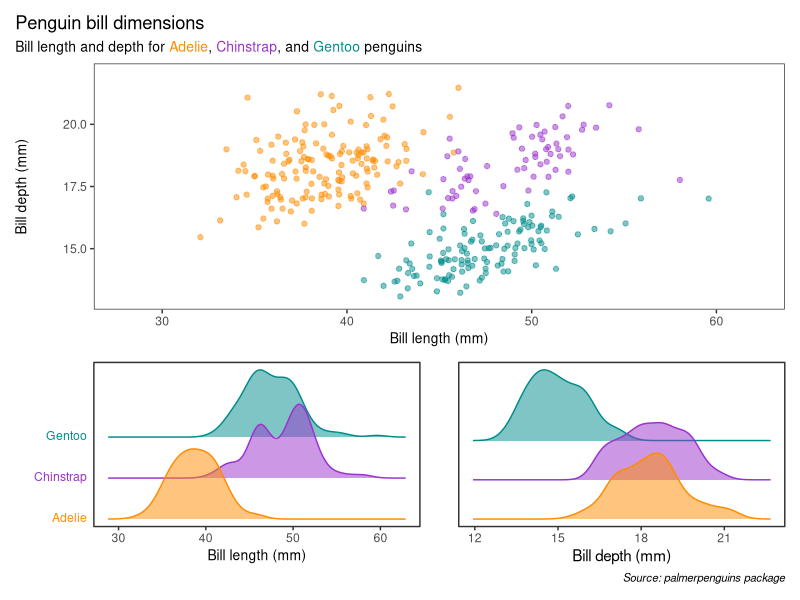
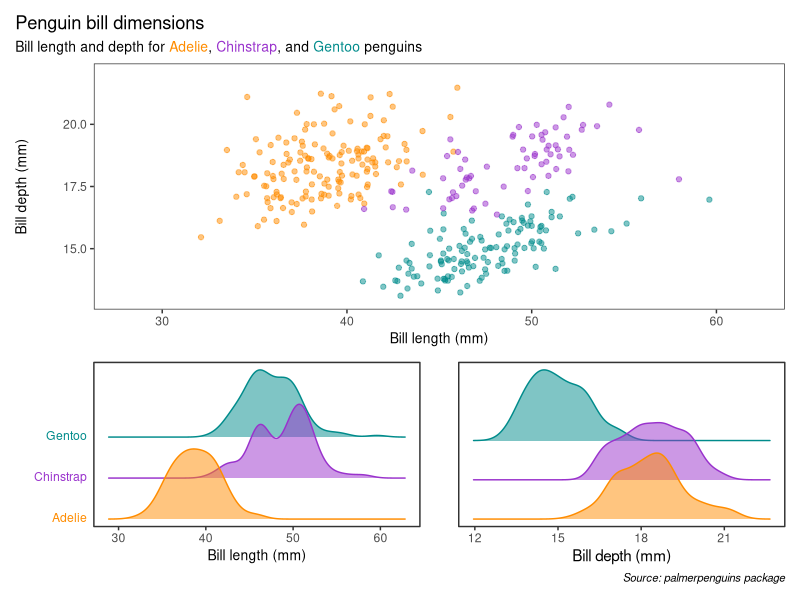

Write the R code that produced these figures, in order.
# 30DayChartChallenge - Day 8: Animals
# Just a good excuse to finally play with the palmerpenguins package

# load packages
library(palmerpenguins)
library(tidyverse)
library(ggtext)
library(patchwork)
library(ggridges)

# load data
d <- palmerpenguins::penguins

# scatter plot + histograms
p1 <- d %>% 
  ggplot(aes(y = bill_depth_mm, x = bill_length_mm, colour = species)) + 
  geom_jitter(alpha = 0.5) +
  scale_color_manual(values = c("darkorange","darkorchid","cyan4")) +
  labs(title = "Penguin bill dimensions",
       subtitle = "Bill length and depth for <span style='color:darkorange'>Adelie</span>, <span style='color:darkorchid'>Chinstrap</span>, and <span style='color:cyan4'>Gentoo</span> penguins",
       x = "Bill length (mm)",
       y = "Bill depth (mm)") +
  xlim(28,62) + ylim(13,22) +
  theme_bw() +
  theme(legend.position = "none",
        plot.title.position = "plot",
        plot.subtitle = element_markdown(size = 10),
        axis.title = element_text(size = 10),
        panel.grid.major = element_blank(), 
        panel.grid.minor = element_blank())

# plot using ggridges
# bill length
p2 <- d %>% 
  mutate(species_num = as.numeric(species)) %>% 
  ggplot(aes(x = bill_length_mm, y = species_num, group = species_num, colour = species, fill = species)) +
  geom_density_ridges(alpha = 0.5) +
  scale_fill_manual(values = c("darkorange","darkorchid","cyan4")) +
  scale_colour_manual(values = c("darkorange","darkorchid","cyan4")) +
  labs(x = "Bill length (mm)",
       y = "") +
  scale_y_continuous(breaks = c(1, 2, 3), labels = c("<span style='color:darkorange'>Adelie</span>", "<span style='color:darkorchid'>Chinstrap</span>", "<span style='color:cyan4'>Gentoo</span>")) +
  coord_cartesian(clip = "off") +
  theme_bw() +
  theme(legend.position = "none",
        axis.title = element_text(size = 10),
        axis.ticks.y = element_blank(),
        axis.text.y = element_markdown(),
        panel.grid.major = element_blank(), 
        panel.grid.minor = element_blank())

# bill depth
p3 <- d %>% 
  mutate(species_num = as.numeric(species)) %>% 
  ggplot(aes(x = bill_depth_mm, y = species_num, group = species_num, colour = species, fill = species)) +
  geom_density_ridges(alpha = 0.5) +
  scale_fill_manual(values = c("darkorange","darkorchid","cyan4")) +
  scale_colour_manual(values = c("darkorange","darkorchid","cyan4")) +
  labs(x = "Bill depth (mm)",
       y = "", 
       caption = "*Source: palmerpenguins package*") +
  coord_cartesian(clip = "off") +
  theme_bw() +
  theme(legend.position = "none",
        plot.caption = element_markdown(size = 8),
        axis.ticks.y = element_blank(),
        axis.text.y = element_blank(),
        panel.grid.major = element_blank(), 
        panel.grid.minor = element_blank())

# combine plots into one using patchwork
# not quite happy about position of the y-axis label position for the scatterplot
p1/(p2+p3) +
  plot_layout(heights = c(3,2)) 

# save plot
ggsave("Day8_Animals/Day8.jpeg") 
